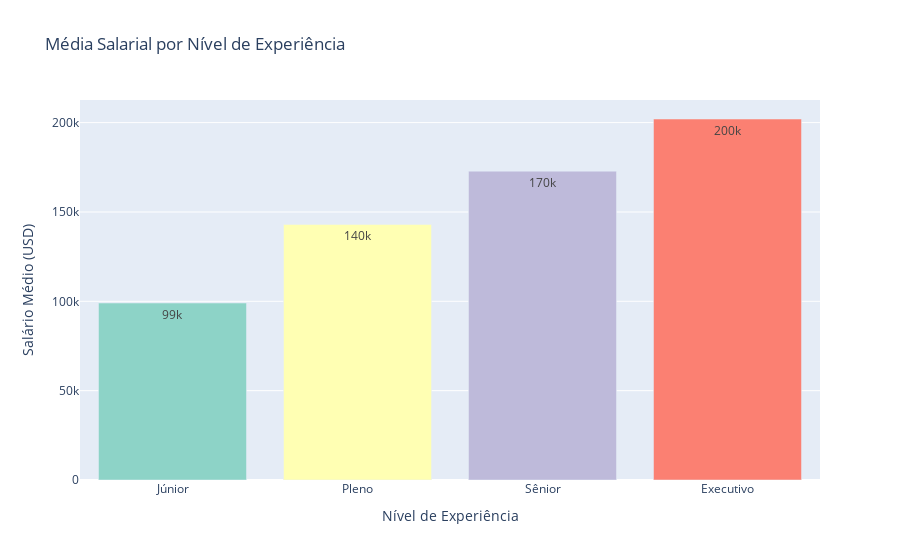

Here is the notebook cell this chart was saved with:
### Code cell
# Gráfico interativo de média salarial por nível de experiência com Plotly
media_salario_experiencia = df_salarios_estudo.groupby('nivel_experiencia', as_index=False)['salario_em_usd'].mean()
ordem_nivel_experiencia = ['Júnior', 'Pleno', 'Sênior', 'Executivo']
media_salario_experiencia['nivel_experiencia'] = pd.Categorical(media_salario_experiencia['nivel_experiencia'], categories=ordem_nivel_experiencia, ordered=True)
media_salario_experiencia = media_salario_experiencia.sort_values('nivel_experiencia')
fig = px.bar(media_salario_experiencia, x='nivel_experiencia', y='salario_em_usd',
             labels={'nivel_experiencia': 'Nível de Experiência', 'salario_em_usd': 'Salário Médio (USD)'},
             title='Média Salarial por Nível de Experiência',
             text_auto='.2s',
             color='nivel_experiencia',
             color_discrete_sequence=px.colors.qualitative.Set3)
fig.update_layout(showlegend=False)
fig.show()

### Figure 1 — Plotly figure (JSON) as saved in the notebook; plotly's stock layout.template omitted (floating-point values rounded to 4 significant figures)
{"data": [{"hovertemplate": "Nível de Experiência=%{x}<br>Salário Médio (USD)=%{y}<extra></extra>", "legendgroup": "Júnior", "marker": {"color": "rgb(141,211,199)", "pattern": {"shape": ""}}, "name": "Júnior", "orientation": "v", "showlegend": true, "textposition": "auto", "texttemplate": "%{y:.2s}", "type": "bar", "x": ["Júnior"], "xaxis": "x", "y": [99040.0], "yaxis": "y"}, {"hovertemplate": "Nível de Experiência=%{x}<br>Salário Médio (USD)=%{y}<extra></extra>", "legendgroup": "Pleno", "marker": {"color": "rgb(255,255,179)", "pattern": {"shape": ""}}, "name": "Pleno", "orientation": "v", "showlegend": true, "textposition": "auto", "texttemplate": "%{y:.2s}", "type": "bar", "x": ["Pleno"], "xaxis": "x", "y": [143000.0], "yaxis": "y"}, {"hovertemplate": "Nível de Experiência=%{x}<br>Salário Médio (USD)=%{y}<extra></extra>", "legendgroup": "Sênior", "marker": {"color": "rgb(190,186,218)", "pattern": {"shape": ""}}, "name": "Sênior", "orientation": "v", "showlegend": true, "textposition": "auto", "texttemplate": "%{y:.2s}", "type": "bar", "x": ["Sênior"], "xaxis": "x", "y": [172900.0], "yaxis": "y"}, {"hovertemplate": "Nível de Experiência=%{x}<br>Salário Médio (USD)=%{y}<extra></extra>", "legendgroup": "Executivo", "marker": {"color": "rgb(251,128,114)", "pattern": {"shape": ""}}, "name": "Executivo", "orientation": "v", "showlegend": true, "textposition": "auto", "texttemplate": "%{y:.2s}", "type": "bar", "x": ["Executivo"], "xaxis": "x", "y": [202000.0], "yaxis": "y"}], "layout": {"barmode": "relative", "legend": {"title": {"text": "Nível de Experiência"}, "tracegroupgap": 0}, "showlegend": false, "title": {"text": "Média Salarial por Nível de Experiência"}, "xaxis": {"anchor": "y", "categoryarray": ["Júnior", "Pleno", "Sênior", "Executivo"], "categoryorder": "array", "domain": [0, 1], "title": {"text": "Nível de Experiência"}}, "yaxis": {"anchor": "x", "domain": [0, 1], "title": {"text": "Salário Médio (USD)"}}}}
